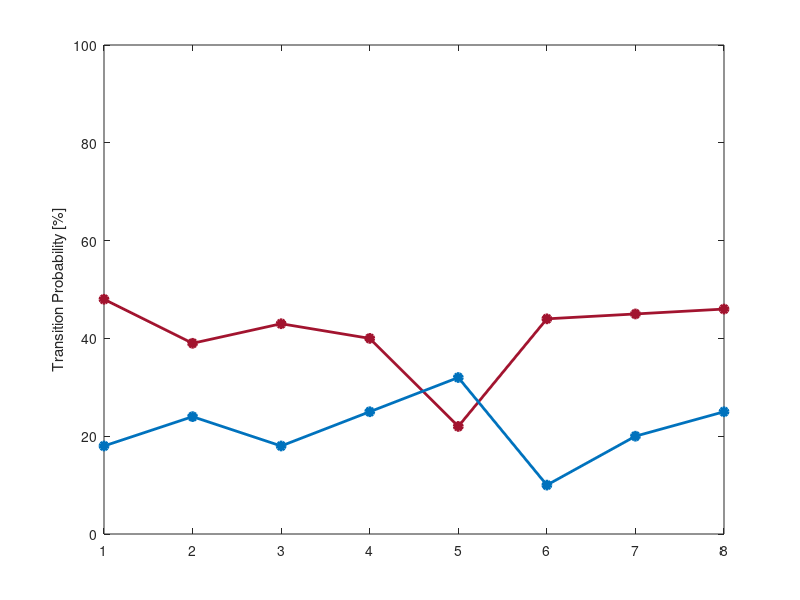

Here is the MATLAB script that generated this plot: (Note: this script raises an error after producing the figure.)
% Fig 2D: Learning curves of bird 1

%% load data for plotting
load("MA_scr_train_order_BP_target");
load("MA_scr_train_order_BP_alternative");

load("MF_scr_train_order_BP_target");
load("MF_scr_train_order_BP_alternative");

load("MM_scr_train_order_BP_target");
load("MM_scr_train_order_BP_alternative");

%% plot: MF Social Context
figure
plot(MF_scr_train_order_x_to_a(1,:), 'o-', 'MarkerFaceColor', [0.6350 0.0780 0.1840], ...
    'MarkerEdgeColor',[0.6350 0.0780 0.1840], 'LineWidth', 2, 'Color', [0.6350 0.0780 0.1840]) % red
hold on
plot(MF_scr_train_order_x_to_l(1,:), 'o-', 'MarkerFaceColor', [0 0.4470 0.7410], 'MarkerEdgeColor',...
    [0 0.4470 0.7410], 'LineWidth', 2, 'Color', [0 0.4470 0.7410]) % blue 
hold on

ylim([0 100]);
ylabel('Transition Probability [%]');
yline(MF_scr_train_order_x_to_a(1,1),'k--','LineWidth',1, 'Color', [0.6350 0.0780 0.1840]); 
yline(MF_scr_train_order_x_to_l(1,1),'k--','LineWidth',1, 'Color', [0 0.4470 0.7410]); 

xticks(1:1:length(MF_scr_train_order_x_to_a));
xticklabels({'BS','T1','T2','T3','T4','PS1','PS2','PS3'}); 
xline(1.5,'k-','LineWidth',1); 
xline(5.5,'k-','LineWidth',1); 
xlim('padded');

title('1. Training (Context: MF)');

lgd = legend({'x - a', 'x - l'});
title(lgd, 'Syllable Transitions');
box off;

set(gca, 'ytick', 0:20:100);


%% plot: MA Social Context
figure
plot(MA_scr_train_order_x_to_a(1,:), 'o-', 'MarkerFaceColor', [0.6350 0.0780 0.1840], ...
    'MarkerEdgeColor',[0.6350 0.0780 0.1840], 'LineWidth', 2, 'Color', [0.6350 0.0780 0.1840]) % red
hold on
plot(MA_scr_train_order_x_to_l(1,:), 'o-', 'MarkerFaceColor', [0 0.4470 0.7410], 'MarkerEdgeColor',...
    [0 0.4470 0.7410], 'LineWidth', 2, 'Color', [0 0.4470 0.7410]) % blue 
hold on

ylim([0 100]);
ylabel('Transition Probability [%]');
yline(MA_scr_train_order_x_to_a(1,1),'k--','LineWidth',1, 'Color', [0.6350 0.0780 0.1840]); 
yline(MA_scr_train_order_x_to_l(1,1),'k--','LineWidth',1, 'Color', [0 0.4470 0.7410]); 

xticks(1:1:length(MA_scr_train_order_x_to_a));
xticklabels({'BS','T1','T2','T3','T4','T5','PS1','PS2','PS3'}); 
xline(1.5,'k-','LineWidth',1); 
xline(6.5,'k-','LineWidth',1); 
xlim('padded');

title('2. Training (Context: MA)');

lgd = legend({'x - a', 'x - l'});
title(lgd, 'Syllable Transitions');
box off;

set(gca, 'ytick', 0:20:100);

%% plot: MM Social Context

figure
plot(MM_scr_train_order_x_to_a(1,:), 'o-', 'MarkerSize', 5,'MarkerFaceColor', [0.6350 0.0780 0.1840], ...
    'MarkerEdgeColor',[0.6350 0.0780 0.1840], 'LineWidth', 2, 'Color', [0.6350 0.0780 0.1840]) % red
hold on
plot(MM_scr_train_order_x_to_l(1,:), 'o-', 'MarkerSize', 5, 'MarkerFaceColor', [0 0.4470 0.7410], 'MarkerEdgeColor',...
    [0 0.4470 0.7410], 'LineWidth', 2, 'Color', [0 0.4470 0.7410]) % blue 
hold on

ylim([0 100]);
ylabel('Transition Probability [%]');
yline(MM_scr_train_order_x_to_a(1,1),'k--','LineWidth',1, 'Color', [0.6350 0.0780 0.1840]); 
yline(MM_scr_train_order_x_to_l(1,1),'k--','LineWidth',1, 'Color', [0 0.4470 0.7410]); 

xticks(1:1:length(MM_scr_train_order_x_to_a));
xticklabels({'BS','T1','T2','T3','T4','T5','PS1','PS2','PS3'}); 
xline(1.5,'k-','LineWidth',1); 
xline(6.5,'k-','LineWidth',1); 
xlim('padded');

title('3. Training (Context: MM)');

lgd = legend({'x - a', 'x - l'},'Position', [0.7 0.75 0.2 0.1]);
title(lgd, 'Syllable Transitions');
box off;

set(gca, 'ytick', 0:20:100);







